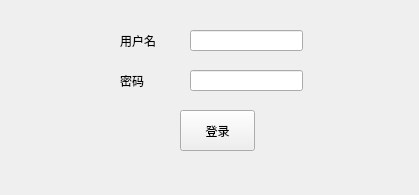
<?xml version="1.0" encoding="UTF-8"?>
<ui version="4.0">
 <class>Login</class>
 <widget class="QWidget" name="Login">
  <property name="geometry">
   <rect>
    <x>0</x>
    <y>0</y>
    <width>419</width>
    <height>195</height>
   </rect>
  </property>
  <property name="windowTitle">
   <string>Login</string>
  </property>
  <widget class="BodyLabel" name="label">
   <property name="geometry">
    <rect>
     <x>120</x>
     <y>30</y>
     <width>71</width>
     <height>21</height>
    </rect>
   </property>
   <property name="text">
    <string>用户名</string>
   </property>
  </widget>
  <widget class="BodyLabel" name="label_2">
   <property name="geometry">
    <rect>
     <x>120</x>
     <y>70</y>
     <width>71</width>
     <height>21</height>
    </rect>
   </property>
   <property name="text">
    <string>密码</string>
   </property>
  </widget>
  <widget class="LineEdit" name="lineEdit">
   <property name="geometry">
    <rect>
     <x>190</x>
     <y>30</y>
     <width>113</width>
     <height>21</height>
    </rect>
   </property>
  </widget>
  <widget class="PasswordLineEdit" name="lineEdit_2">
   <property name="geometry">
    <rect>
     <x>190</x>
     <y>70</y>
     <width>113</width>
     <height>21</height>
    </rect>
   </property>
  </widget>
  <widget class="PushButton" name="pushButton">
   <property name="geometry">
    <rect>
     <x>180</x>
     <y>110</y>
     <width>75</width>
     <height>41</height>
    </rect>
   </property>
   <property name="text">
    <string>登录</string>
   </property>
  </widget>
 </widget>
 <customwidgets>
  <customwidget>
   <class>PushButton</class>
   <extends>QPushButton</extends>
   <header>qfluentwidgets</header>
  </customwidget>
  <customwidget>
   <class>LineEdit</class>
   <extends>QLineEdit</extends>
   <header>qfluentwidgets</header>
  </customwidget>
  <customwidget>
   <class>PasswordLineEdit</class>
   <extends>QLineEdit</extends>
   <header>qfluentwidgets</header>
  </customwidget>
  <customwidget>
   <class>BodyLabel</class>
   <extends>QLabel</extends>
   <header>qfluentwidgets</header>
  </customwidget>
 </customwidgets>
 <resources/>
 <connections/>
</ui>
